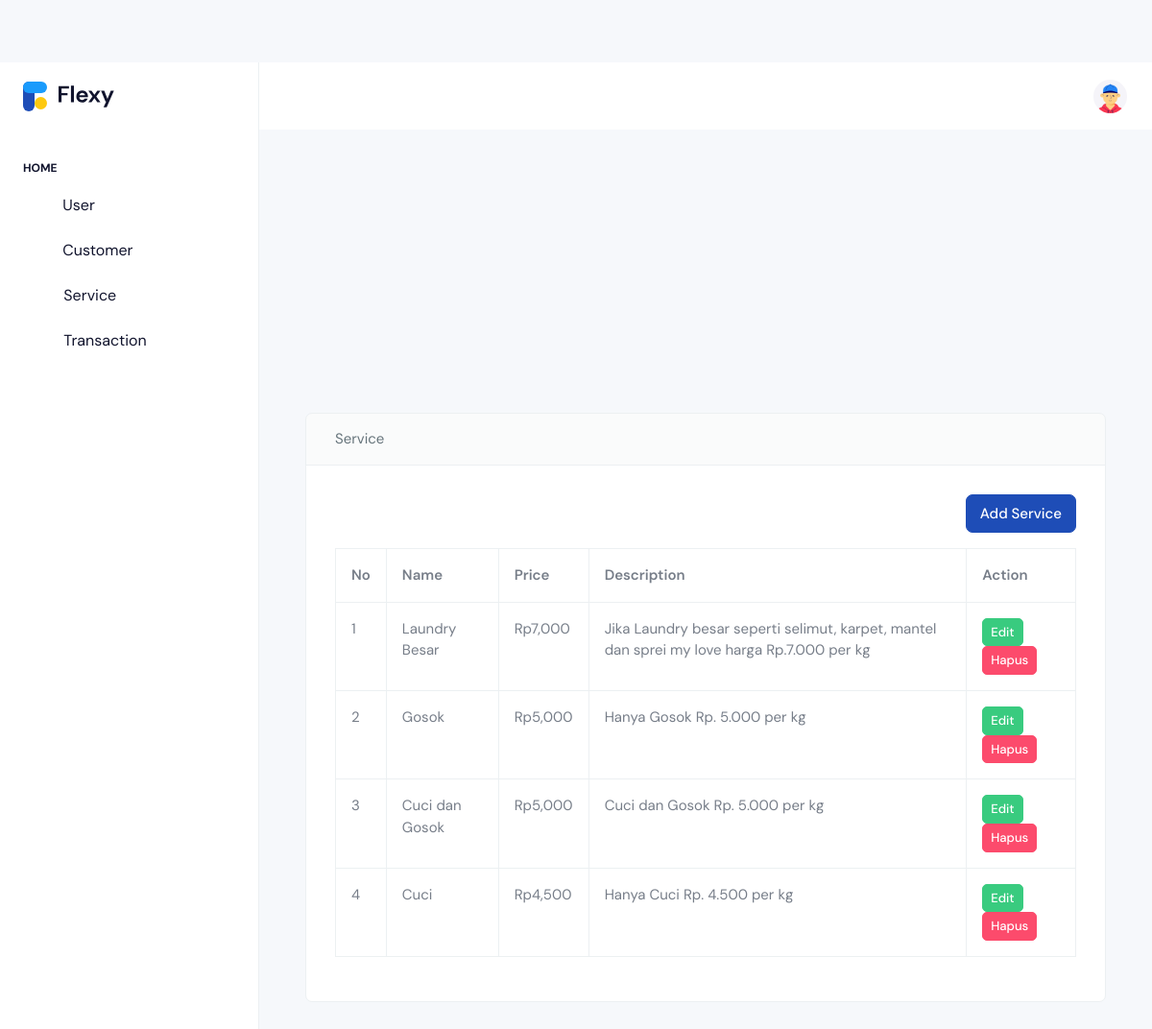
The page /home.php?page=service (signed in) on the database its author committed.
### tables this page shows
CREATE TABLE `type_of_service` (
  `id` int(11) NOT NULL,
  `service_name` varchar(50) NOT NULL,
  `price` int(11) NOT NULL,
  `description` text NOT NULL,
  `created_at` timestamp NOT NULL DEFAULT current_timestamp(),
  `updated_at` timestamp NULL DEFAULT NULL ON UPDATE current_timestamp(),
  `deleted_at` datetime NOT NULL
);

### content/service.php (the view, shortened to what this page needs)
<?php
include 'config/koneksi.php';
$queryService = mysqli_query($config, "SELECT * FROM type_of_service ORDER BY id DESC");
$rowService = mysqli_fetch_all($queryService, MYSQLI_ASSOC);
?>
<!DOCTYPE html>
<html lang="en" class="light-style layout-menu-fixed" dir="ltr" data-theme="theme-default" data-assets-path="../assets/" data-template="vertical-menu-template-free">
<head>
    <?php include 'inc/header.php'; ?>
</head>
<body>
    <div class="layout-wrapper layout-content-navbar">
        <div class="layout-container">
            <?php include 'inc/sidebar.php'; ?>
            <div class="layout-page">
                <div class="content-wrapper">
                    <div class="container-xxl flex-grow-1 container-p-y">
                        <div class="row">
                            <div class="col-sm-12">
                                <div class="card">
                                    <div class="card-header">Service</div>
                                    <div class="card-body">
                                        <div align="right" class="mb-3">
                                            <a href="?page=tambah-service" class="btn btn-primary">Add Service</a>
                                        </div>
                                        <table class="table table-bordered">
                                            <thead>
                                                <tr>
                                                    <th>No</th>
                                                    <th>Name</th>
                                                    <th>Price</th>
                                                    <th>Description</th>
                                                    <th>Action</th>
                                                </tr>
                                            </thead>
                                            <tbody>
                                                <?php
                                                foreach ($rowService as $key => $service) { ?>
                                                    <tr>
                                                        <td><?php echo $key += 1 ?></td>
                                                        <td><?php echo $service['service_name'] ?></td>
                                                        <td><?php echo "Rp" . number_format($service['price']) ?></td>
                                                        <td><?php echo $service['description'] ?></td>
                                                        <td>
                                                            <a href="?page=tambah-service&edit=<?php echo $service['id'] ?>" class="btn btn-success btn-sm">
                                                                <span class="tf-icon bx bx-pencil bx-18px">Edit</span></a>
                                                            <a onclick="return confirm('Are you sure you want to delete this data?')"
                                                                href="?page=service&delete=<?php echo $service['id'] ?>" class="btn btn-danger btn-sm">
                                                                <span class="tf-icon bx bx-trash bx-18px">Hapus</span></a>
                                                        </td>
                                                    </tr>
                                                <?php } ?>
                                            </tbody>
                                        </table>
                                    </div>
                                </div>
                            </div>
                        </div>
                    </div>
                </div>
            </div>
        </div>
    </div>
</body>
</html>

### home.php (shortened to what this page needs)
<!doctype html>
<html lang="en">
<head>
    <link rel="stylesheet" href="template/assets/css/styles.min.css" />
</head>
<body>
    <?php include 'inc/header.php' ?>
    <?php include 'inc/sidebar.php' ?>
    <div class="page-wrapper" id="main-wrapper" data-layout="vertical" data-navbarbg="skin6" data-sidebartype="full"
        data-sidebar-position="fixed" data-header-position="fixed">
        <div class="body-wrapper">
            <div class="body-wrapper-inner">
                <div class="container-fluid">
                    <section class="section">
                        <?php
                        if (isset($_GET['page'])) {
                            if (file_exists("content/" . $_GET['page'] . ".php")) {
                                include("content/" . $_GET['page'] . ".php");
                            } else {
                                include "content/notfound.php";
                            }
                        }
                        ?>
                    </section>
                </div>
            </div>
        </div>
    </div>
</body>
</html>

### inc/header.php (shortened to what this page needs)
<header class="app-header">
    <nav class="navbar navbar-expand-lg navbar-light">
        <ul class="navbar-nav">
            <li class="nav-item dropdown">
                <a class="nav-link " href="javascript:void(0)" id="drop1" data-bs-toggle="dropdown" aria-expanded="false">
                </a>
            </li>
        </ul>
        <div class="navbar-collapse justify-content-end px-0" id="navbarNav">
            <ul class="navbar-nav flex-row ms-auto align-items-center justify-content-end">
                <li class="nav-item dropdown">
                    <a class="nav-link " href="javascript:void(0)" id="drop2" data-bs-toggle="dropdown"
                        aria-expanded="false">
                        <img src="template
                                    /assets/images/profile/user-1.jpg" alt="" width="35" height="35" class="rounded-circle">
                    </a>
                </li>
            </ul>
        </div>
    </nav>
</header>

### inc/sidebar.php (shortened to what this page needs)
<aside class="left-sidebar">
    <div>
        <div class="brand-logo d-flex align-items-center justify-content-between">
            <a href="template/index.html" class="text-nowrap logo-img">
                <img src="assets/images/logos/logo.svg" alt="" />
            </a>
        </div>
        <nav class="sidebar-nav scroll-sidebar" data-simplebar="">
            <ul id="sidebarnav">
                <li class="nav-small-cap">
                    <span class="hide-menu">Home</span>
                </li>
                <?php if ($_SESSION['ID_LEVEL'] == '1'): ?>
                    <li class="sidebar-item">
                        <a class="sidebar-link" href="?page=user" aria-expanded="false">
                            <i class="ti ti-atom"></i>
                            <span class="hide-menu">User</span>
                        </a>
                    </li>
                    <li class="sidebar-item">
                        <a class="sidebar-link" href="?page=customer" aria-expanded="false">
                            <i class="ti ti-atom"></i>
                            <span class="hide-menu">Customer</span>
                        </a>
                    </li>
                    <li class="sidebar-item">
                        <a class="sidebar-link justify-content-between"
                            href="?page=service" aria-expanded="false">
                            <div class="d-flex align-items-center gap-3">
                                <span class="d-flex">
                                    <i class="ti ti-shopping-cart"></i>
                                </span>
                                <span class="hide-menu">Service</span>
                            </div>
                        </a>
                    </li>
                <?php endif ?>
                <?php if ($_SESSION['ID_LEVEL'] == '1'): ?>
                    <li class="sidebar-item">
                        <a class="sidebar-link justify-content-between" href="?page=transaction" aria-expanded="false">
                            <div class="d-flex align-items-center gap-3">
                                <span class="d-flex">
                                    <i class="ti ti-layout-grid"></i>
                                </span>
                                <span class="hide-menu">Transaction</span>
                            </div>
                        </a>
                    </li>
                <?php endif ?>
    </div>
</aside>

### rows shown on the page
type_of_service: key "1", service_name "Laundry Besar", price "7,000", description "Jika Laundry besar seperti selimut, karpet, mantel dan sprei my love harga Rp.7.000 per kg"
type_of_service: key "2", service_name "Gosok", price "5,000", description "Hanya Gosok Rp. 5.000 per kg"
type_of_service: key "3", service_name "Cuci dan Gosok", price "5,000", description "Cuci dan Gosok Rp. 5.000 per kg"
type_of_service: key "4", service_name "Cuci", price "4,500", description "Hanya Cuci Rp. 4.500 per kg"
